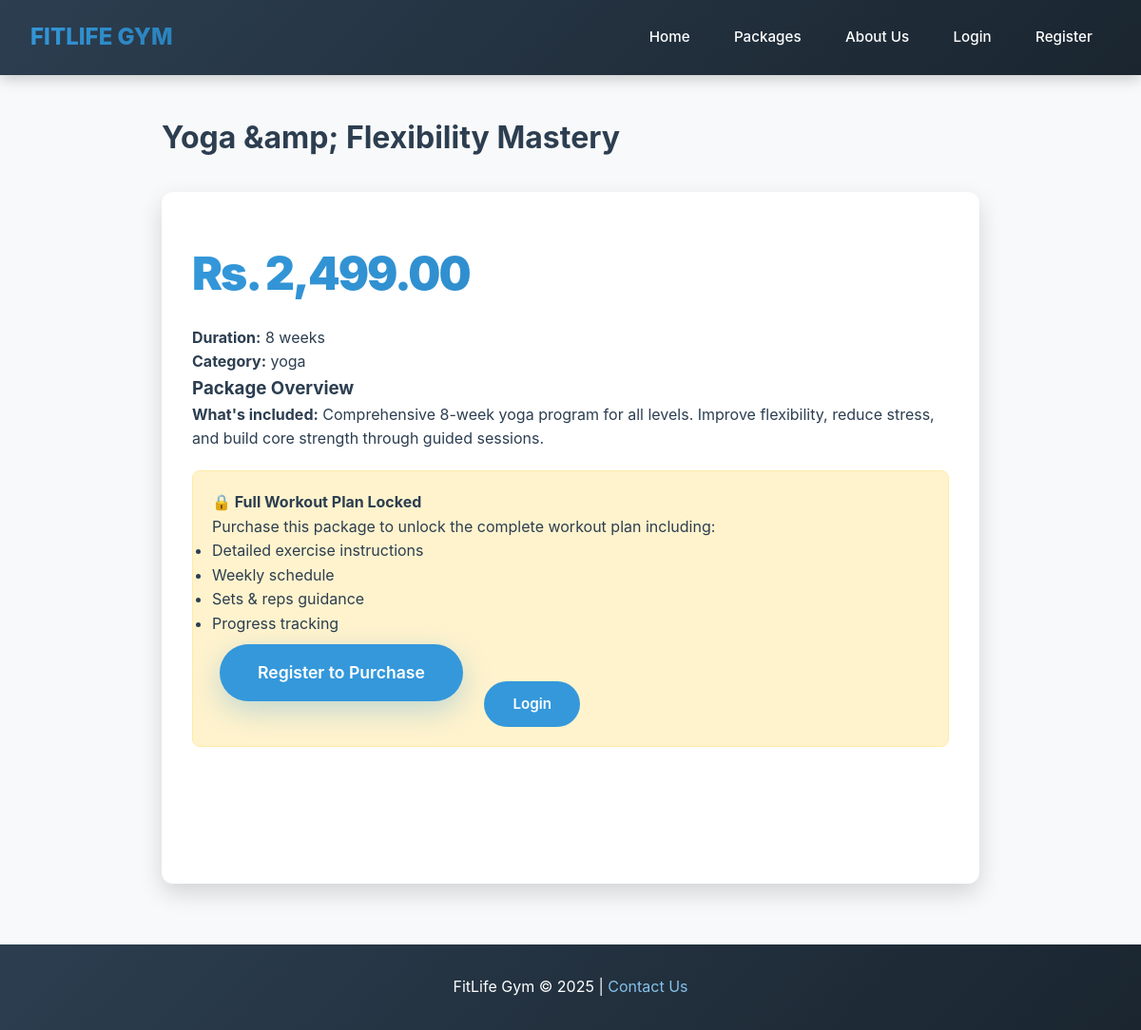
Screenshot of /public/package-details.php?id=11 with the database file from the repository.
### tables this page shows
CREATE TABLE `packages` (
  `id` int(11) NOT NULL,
  `name` varchar(255) NOT NULL,
  `description` text DEFAULT NULL,
  `short_description` varchar(1000) DEFAULT NULL,
  `price` decimal(10,2) NOT NULL,
  `duration` varchar(100) DEFAULT NULL,
  `category` varchar(50) DEFAULT NULL,
  `image` varchar(255) DEFAULT NULL,
  `created_by` int(11) NOT NULL,
  `created_at` timestamp NOT NULL DEFAULT current_timestamp(),
  `is_active` tinyint(1) NOT NULL DEFAULT 1
);

### public/package-details.php (the view, shortened to what this page needs)
<?php
require_once '../includes/database.php';
$id = filter_input(INPUT_GET, 'id', FILTER_VALIDATE_INT);
$col = $pdo->query("SHOW COLUMNS FROM packages LIKE 'is_active'");
if ($col->rowCount() > 0) {
    $stmt = $pdo->prepare("SELECT * FROM packages WHERE id = ? AND is_active = 1");
} else {
    $stmt = $pdo->prepare("SELECT * FROM packages WHERE id = ?");
}
$stmt->execute([$id]);
$package = $stmt->fetch();
$can_view_full_plan = false;
?>
<!DOCTYPE html>
<html>
<head>
    <link rel="stylesheet" href="../css/style.css">
</head>
<body>
    <?php
    include '../includes/navigation.php';
    ?>
    <div class="container">
        <h1><?php echo htmlspecialchars($package['name'], ENT_QUOTES, 'UTF-8'); ?></h1>
        <div class="package-detail-card">
            <div class="price-tag">Rs. <?php echo number_format($package['price'], 2); ?></div>
            <p><strong>Duration:</strong> <?php echo htmlspecialchars($package['duration'], ENT_QUOTES, 'UTF-8'); ?></p>
            <p><strong>Category:</strong> <?php echo htmlspecialchars($package['category'] ?? 'General', ENT_QUOTES, 'UTF-8'); ?></p>
            <div class="description">
                <h3>Package Overview</h3>
                <p><strong>What's included:</strong> <?php echo htmlspecialchars($package['short_description'] ?? $package['description'], ENT_QUOTES, 'UTF-8'); ?></p>
                <?php if ($can_view_full_plan): ?>
                    <div class="full-workout-plan">
                        <h4>
                            <?php if (isset($_SESSION['role']) && $_SESSION['role'] == 'admin'): ?>
                                👑 Admin Access - Complete Workout Plan:
                            <?php else: ?>
                                Your Complete Workout Plan:
                            <?php endif; ?>
                        </h4>
                        <div class="workout-content">
                            <?php echo nl2br(htmlspecialchars($package['description'], ENT_QUOTES, 'UTF-8')); ?>
                        </div>
                    </div>
                <?php else: ?>
                    <div class="purchase-required">
                        <h4>🔒 Full Workout Plan Locked</h4>
                        <p>Purchase this package to unlock the complete workout plan including:</p>
                        <ul>
                            <li>Detailed exercise instructions</li>
                            <li>Weekly schedule</li>
                            <li>Sets & reps guidance</li>
                            <li>Progress tracking</li>
                        </ul>
                        <?php if (isset($_SESSION['user_id'])): ?>
                            <a href="../user/buy-package.php?id=<?php echo $package['id']; ?>" class="btn-book">Buy Now to Unlock</a>
                        <?php else: ?>
                            <a href="../user/register.php" class="btn-register">Register to Purchase</a>
                            <a href="../login.php" class="btn-login">Login</a>
                        <?php endif; ?>
                    </div>
                <?php endif; ?>
            </div>
            <div class="action-buttons">
                <?php if (isset($_SESSION['user_id'])): ?>
                    <?php if ($_SESSION['role'] == 'admin'): ?>
                        <a href="../admin/edit-package.php?id=<?php echo $package['id']; ?>" class="btn-edit">✏️ Edit Package</a>
                        <a href="../admin/manage-packages.php" class="btn-back">← Back to Manage</a>
                    <?php else: ?>
                        <?php if (!$can_view_full_plan): ?>
                            <a href="../user/buy-package.php?id=<?php echo $package['id']; ?>" class="btn-book">Buy This Package</a>
                        <?php endif; ?>
                        <a href="packages.php" class="btn-back">← Back to Packages</a>
                    <?php endif; ?>
                <?php else: ?>
                    <a href="packages.php" class="btn-back">← Back to Packages</a>
                <?php endif; ?>
            </div>
        </div>
    </div>
    <footer>
        <p>FitLife Gym &copy; 2025 | <a href="about.php#contact">Contact Us</a></p>
    </footer>
</body>

### rows the page displays
packages: name "Yoga &amp; Flexibility Mastery", price "2,499.00", duration "8 weeks", category "yoga", short_description "Comprehensive 8-week yoga program for all levels. Improve flexibility, reduce stress, and build core strength through guided sessions."
